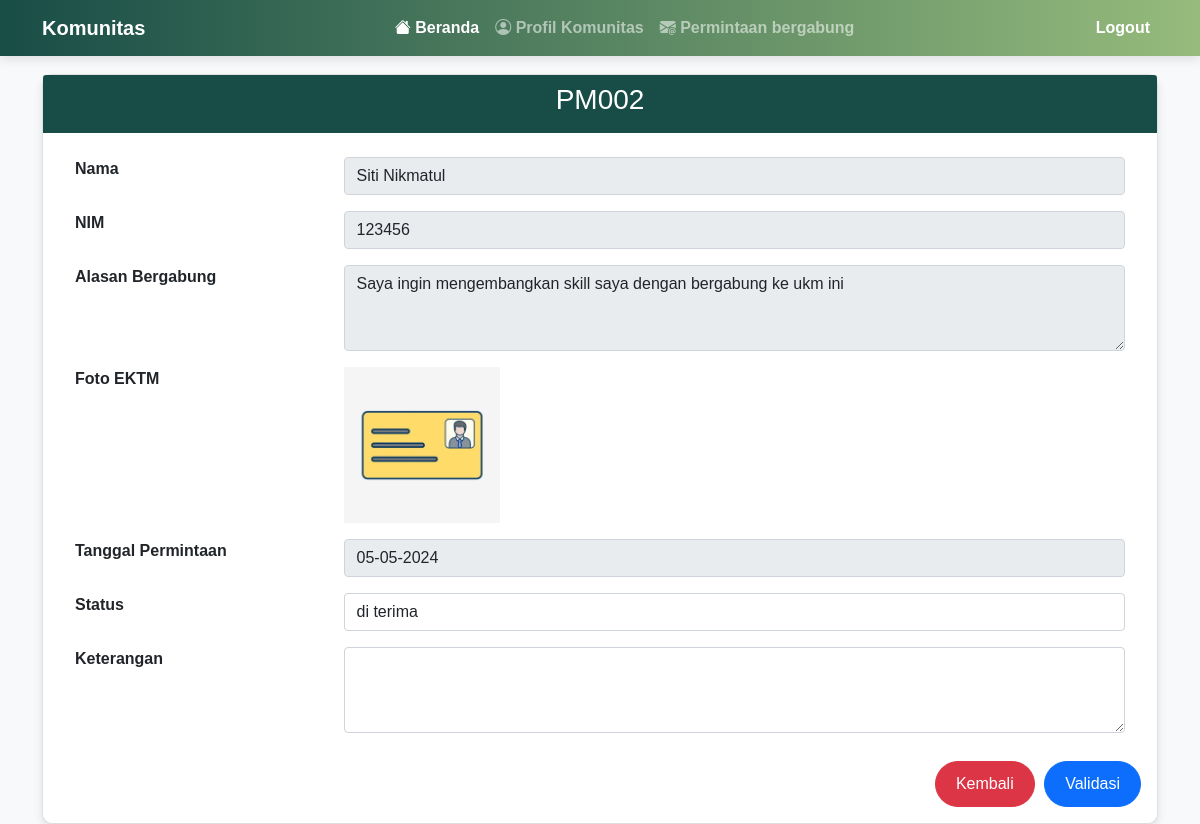
Screenshot of /validasi.php?id=PM002 (signed in) with the database file from the repository.
### tables this page shows
CREATE TABLE `permintaan` (
  `id_permintaan` varchar(5) NOT NULL,
  `id_user` varchar(5) NOT NULL,
  `id_ukm` varchar(5) NOT NULL,
  `nama_user` varchar(50) NOT NULL,
  `nim` int(15) NOT NULL,
  `alasan_bergabung` text NOT NULL,
  `foto_ektm` text NOT NULL,
  `tgl_permintaan` date NOT NULL,
  `status` varchar(15) NOT NULL DEFAULT 'menunggu',
  `keterangan` text NOT NULL,
  `tgl_validasi` date NOT NULL
);

### validasi.php (the view, shortened to what this page needs)
<?php
include 'koneksi.php';
$id = isset($_GET['id']) ? mysqli_real_escape_string($koneksi, $_GET['id']) : '';
$sqlTampil = mysqli_query($koneksi, "SELECT * FROM permintaan WHERE id_permintaan= '$id'");
if(mysqli_num_rows($sqlTampil) > 0) {
    $dataTampil = mysqli_fetch_array($sqlTampil);
    $id_permintaan = $dataTampil['id_permintaan'];
    $nama_user = $dataTampil['nama_user'];
    $nim = $dataTampil['nim'];
    $alasan_bergabung = $dataTampil['alasan_bergabung'];
    $foto_ektm = $dataTampil['foto_ektm'];
    $tgl_permintaan = date('d-m-Y', strtotime($dataTampil['tgl_permintaan']));
}
?>
<!DOCTYPE html>
<html lang="en">
<head>
    <link rel="stylesheet" href="https://stackpath.bootstrapcdn.com/bootstrap/4.5.2/css/bootstrap.min.css">
    <?php include 'navbarukm.php' ?>
    <br>
</head>
<body>
    <div class="container">
        <div class="card">
            <div class="card-header">
                <h3 class="card-title"><?php echo $id_permintaan; ?></h3>
            </div>
            <div class="card-body">
                <form action="" method="post" id="formvalidasi">
                    <ul class="list-group list-group-flush">
                        <li class="list-group-item">
                            <div class="row">
                                <div class="col-md-3"><b>Nama</b></div>
                                <div class="col-md-9"><input type="text" class="form-control" readonly value="<?php echo $nama_user; ?>"></div>
                            </div>
                        </li>
                        <li class="list-group-item">
                            <div class="row">
                                <div class="col-md-3"><b>NIM</b></div>
                                <div class="col-md-9"><input type="text" class="form-control" readonly value="<?php echo $nim; ?>"></div>
                            </div>
                        </li>
                        <li class="list-group-item">
                            <div class="row">
                                <div class="col-md-3"><b>Alasan Bergabung</b></div>
                                <div class="col-md-9"><textarea class="form-control" rows="3" readonly><?php echo $alasan_bergabung; ?></textarea>
                            </div>
                        </li>
                        <li class="list-group-item">
                            <div class="row">
                                <div class="col-md-3"><b>Foto EKTM</b></div>
                                <div class="col-md-9"><img src="file/<?php echo $foto_ektm; ?>" style="max-width: 20%; height: auto;" alt="Foto EKTM"></div>
                            </div>
                        </li>
                        <li class="list-group-item">
                            <div class="row">
                                <div class="col-md-3"><b>Tanggal Permintaan</b></div>
                                <div class="col-md-9"><input type="text" class="form-control" readonly value="<?php echo $tgl_permintaan; ?>"></div>
                            </div>
                        </li>
                        <li class="list-group-item">
                            <div class="row">
                                <div class="col-md-3"><b>Status</b></div>
                                <div class="col-md-9">
                                    <select class="form-control" name="status">
                                        <option value="di terima" <?php if($dataTampil['status'] == 'di terima') echo 'selected'; ?>>di terima</option>
                                    </select>
                                </div>
                            </div>
                        </li>
                        <li class="list-group-item">
                            <div class="row">
                                <div class="col-md-3"><b>Keterangan</b></div>
                                <div class="col-md-9"><textarea class="form-control" name="keterangan" id="keterangan" rows="3"></textarea></div>
                            </div>
                        </li>
                    </ul>
                    <div id="pesan-sekarang" class="text-right">
                        <a href="permintaanmasuk.php" class="btn btn-danger">Kembali</a>
                        <button type="submit" class="btn btn-primary" name="ubah" onclick="return confirm('Apakah Anda yakin ingin menyimpan perubahan ini?')">Validasi</button>
                    </div>
                </form>
            </div>
        </div>
    </div>
</body>
</html>

### validasi.php (style rules this page uses)
body { background-color: #f8f9fa; font-family: Arial, sans-serif; color: #333; margin: 0; padding: 0; }
.container { margin-top: 50px; }
.card { border-radius: 10px; box-shadow: 0 4px 8px rgba(0, 0, 0, 0.1); }
.card-header { background-color: #184D47; color: #fff; border-bottom: none; border-top-left-radius: 10px; border-top-right-radius: 10px; }
.card-body { background-color: #fff; border-bottom-left-radius: 10px; border-bottom-right-radius: 10px; }
.card-title { text-align: center; }
.list-group-item { border: none; }
#pesan-sekarang { text-align: center; margin-top: 20px; }
#pesan-sekarang .btn { border-radius: 30px; font-size: 16px; padding: 10px 20px; margin-left: 5px; }

### rows the page displays
permintaan: id_permintaan "PM002", nama_user "Siti Nikmatul", nim "123456", alasan_bergabung "Saya ingin mengembangkan skill saya dengan bergabung ke ukm ini", foto_ektm (picture), tgl_permintaan "05-05-2024", status "di terima"
